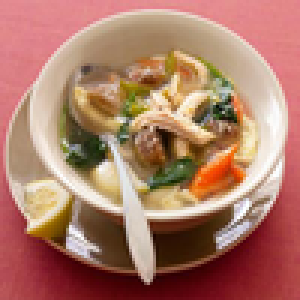
#> input picture soup/1114.png, 100 x 100 px (shown 3 times larger); its folder holds 4 pictures in this run; the run also reads 1 picture not shown here
$ python train.py
#> lines starting #> are read from the running program, lines starting #| are printed output that depends on the picture; pictures that were not available may be replaced by others from this repository, and a replacement may not be noted
from sklearn import svm, linear_model
from sklearn.neural_network import MLPClassifier
from sklearn.decomposition import PCA
from PIL import Image
from os import listdir
from random import shuffle
import numpy as np
import pickle

train_size = 0.8

soup_dir = "soup/"
salad_dir = "salad/"
soup_photos = [f for f in listdir(soup_dir)]
salad_photos = [f for f in listdir(salad_dir)]
shuffle(soup_photos)
shuffle(salad_photos)

train_images = []
train_classes = []

test_images = []
test_classes = []
train = []
test = []

# 1 is soup, 0 is salad
print("Saving soups")
for i, s in enumerate(soup_photos):
    try:
        im = Image.open(soup_dir + s).convert("L")
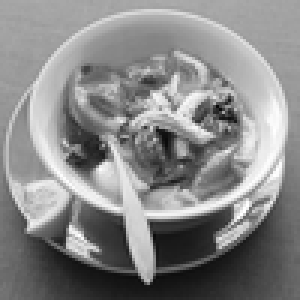
#> im: PIL image 100x100 L (shown 3 times larger); min 9, max 255, mean 135.7
    except:
        continue
    y = np.asarray(im.getdata(), dtype=np.float64)
#> y = 10000 values, max 255 at index 4391, min 9 at index 3572, mean 135.7
    if i < int(len(soup_photos)*train_size):
        train.append((y,1))
        #train_images.append(y)
        #train_classes.append(1)
    else:
        test.append((y,1))
#> pass 2 of the loop `for i, s in enumerate(soup_photos):`:
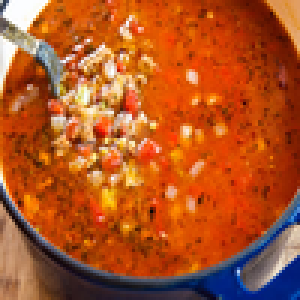
#> input picture soup/105.png, 100 x 100 px (shown 3 times larger)
#> `im = Image.open(soup_dir + s).convert("L")`:
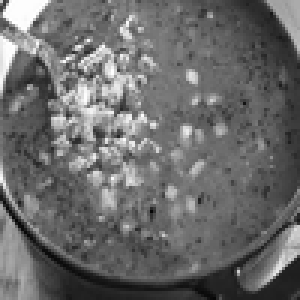
#> im: PIL image 100x100 L (shown 3 times larger); min 5, max 255, mean 106.6
#> `y = np.asarray(im.getdata(), dtype=np.float64)`: y = 10000 values, max 255 at index 103, min 5 at index 7050, mean 106.6
#> pass 3 of the loop `for i, s in enumerate(soup_photos):`:
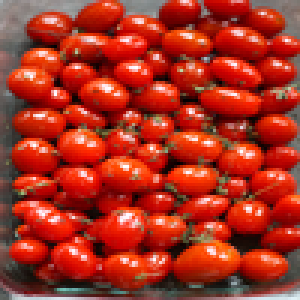
#> input picture soup/1064.png, 100 x 100 px (shown 3 times larger)
#> `im = Image.open(soup_dir + s).convert("L")`:
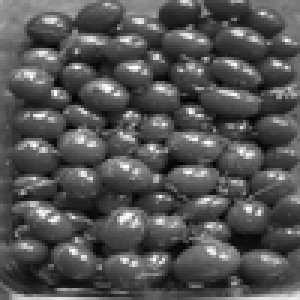
#> im: PIL image 100x100 L (shown 3 times larger); min 0, max 255, mean 83.7
#> `y = np.asarray(im.getdata(), dtype=np.float64)`: y = 10000 values, max 255 at index 2245, min 0 at index 5459, mean 83.7
#> the loop made 4 passes; the first 3 are shown
        #test_images.append(y)
        #test_classes.append(1)
print("Saving salads")
for i, s in enumerate(salad_photos):
    try:
        im = Image.open(salad_dir + s).convert("L")
    except:
        continue
    y = np.asarray(im.getdata(), dtype=np.float64)
#> y = 10000 values, max 255 at index 103, min 5 at index 7050, mean 106.6
    if i < int(len(salad_photos)*train_size):
        train.append((y,0))
        #train_images.append(y)
        #train_classes.append(0)
    else:
        test.append((y,0))
        #test_images.append(y)
        #test_classes.append(0)

# shuffle everything around
shuffle(train)
shuffle(test)
for i in train:
    train_classes.append(i[1])
    train_images.append(i[0])
for i in test:
    test_classes.append(i[1])
    test_images.append(i[0])


print("Training model")
pca = PCA()
pca.fit(train_images)
X = pca.transform(train_images)
#clf = svm.SVC()
#clf = svm.LinearSVC()
clf = MLPClassifier(solver='lbfgs', alpha=1000, hidden_layer_sizes=(100,25),\
    random_state=1,max_iter = 2000)
clf.fit(X, train_classes)
# [4 lines of commented-out code are left out]

print("Assessing model fit")
predictions = clf.predict(X)
num_right = 0
for i, p in enumerate(predictions):
    if p == train_classes[i]:
        num_right += 1
print(num_right)
print(len(train_classes))

print("Testing model")
X = pca.transform(test_images)
predictions = clf.predict(X)
num_right = 0
for i, p in enumerate(predictions):
    if p == test_classes[i]:
        num_right += 1
print(num_right)
print(len(test_classes))
